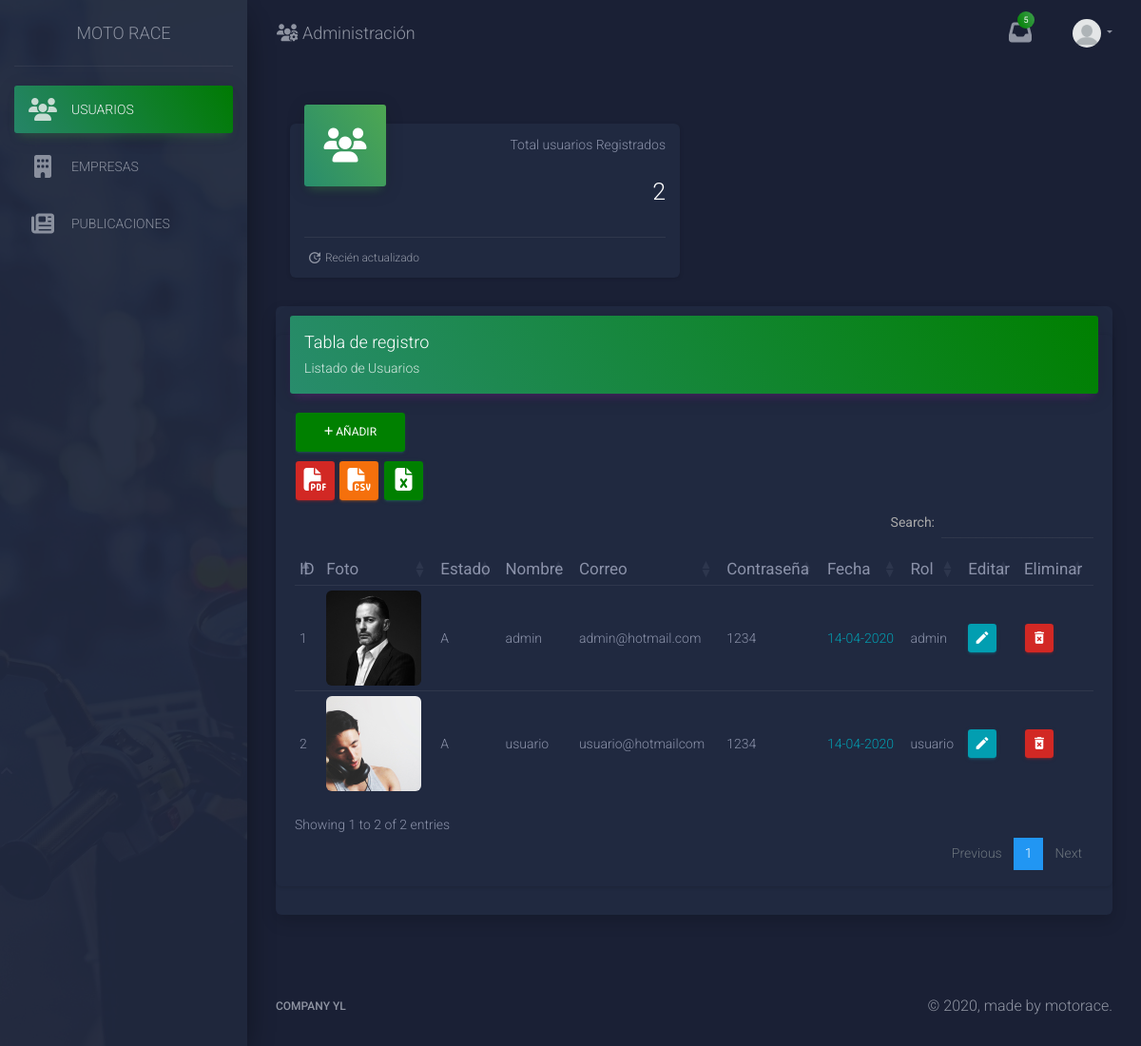
The app's page /admin.php with its own data.
### tables this page shows
CREATE TABLE `registro` (
  `id_registro` int(11) NOT NULL,
  `id_ciudades` int(11) NOT NULL,
  `email` varchar(255) NOT NULL,
  `contraseña` varchar(255) NOT NULL,
  `nombre` varchar(125) NOT NULL,
  `apellido` varchar(125) NOT NULL,
  `telefono` varchar(20) NOT NULL,
  `descripcion` text NOT NULL,
  `direccion` text NOT NULL,
  `rolusuario` varchar(20) NOT NULL,
  `imagen` varchar(50) NOT NULL,
  `estado` varchar(15) NOT NULL,
  `fecha_actual` date NOT NULL
);

### admin.php (the view, shortened to what this page needs)
<?php
include('docs/getprovincias.php');
?>
<!doctype html>
<html lang="en">
<head>
  <link rel="stylesheet" href="https://stackpath.bootstrapcdn.com/bootstrap/4.4.1/css/bootstrap.min.css">
  <link rel="stylesheet" href="https://maxcdn.bootstrapcdn.com/font-awesome/latest/css/font-awesome.min.css">
  <link href="assets/css/material-dashboard.css?v=2.1.0" rel="stylesheet" />
<link rel="stylesheet" href="https://cdn.datatables.net/1.10.20/css/dataTables.bootstrap4.min.css" >
</head>
<body class="dark-edition">
  <div class="wrapper ">
    <div class="sidebar" data-color="green" data-background-color="black" data-image="./assets/img/scooter1.jpg">
      <div class="logo">
        <a href="Inicio.php" class="simple-text logo-normal">
          Moto Race
        </a>
      </div>
      <div class="sidebar-wrapper">
        <ul class="nav">
          <li class="nav-item active">
            <a class="nav-link" href="admin.php">
              <i class="fas fa-users"></i>
              <p>USUARIOS</p>
            </a>
          </li>
          <li>
            <a class="nav-link" href="admin_emp.php">
            <i class="fas fa-building"></i>
              <p>EMPRESAS</p>
            </a>
          </li>
          <li>
            <a class="nav-link" href="admin-Pub.php">
              <i class="fas fa-newspaper"></i>
              <p>PUBLICACIONES</p>
            </a>
          </li>
        </ul>
      </div>
    </div>
    <div class="main-panel">
      <nav class="navbar navbar-expand-lg navbar-transparent navbar-absolute fixed-top ">
        <div class="container-fluid">
          <div class="navbar-wrapper">
          <a  class="navbar-brand" href="adm.html">
            <i class="fas fa-users-cog"></i> Administración
          </a>
          </div>
         <div class="collapse navbar-collapse justify-content-end">
          <ul class="navbar-nav">
            <li class="nav-item">
             <a class="nav-link" href="javascript:void(0)">
              <i class="fas fa-inbox fa-2x"></i>
               <span class="notification">5</span>
             </a>
           </li>
           <li class="nav-item dropdown no-arrow">
            <a class="nav-link dropdown-toggle" href="javscript:void(0)" id="navbarDropdownMenuLink1" data-toggle="dropdown" aria-haspopup="true" aria-expanded="false">
                <img class="img-profile rounded-circle" width="30px" src="assets/img/faces/User1.png">
              </a>
          </li>
        </ul>
        </div>
      </div>
    </nav>
      <div class="content">
        <div class="container-fluid">
<div class="col-md-6 col-sm-6">
      <div class="card card-stats">
          <div class="card-header card-header-success card-header-icon">
            <div class="card-icon">
            <i class="fas fa-users"></i>
            </div>
            <p class="card-category">Total usuarios Registrados</p>
            <h3 class="card-title">
              <?php
              $query = "SELECT id_registro FROM registro ORDER BY id_registro";
              $query_run = mysqli_query($connection, $query);
              $row = mysqli_num_rows($query_run);
              echo '<h3>' .$row. '</h3>';
              ?>
            </h3>
          </div>
          <div class="card-footer">
              <div class="stats">
              <i class="material-icons">update</i> Recién actualizado
              </div>
          </div>
      </div>
  </div>
            <div class="card shadow mb-4">
              <div class="card">
                <div class="card-header card-header-primary">
                  <h4 class="card-title ">Tabla de registro</h4>
                  <p class="card-category">Listado de Usuarios</p>
                </div>
                <div class="card-body">
                  <div class="row">
                    <div class="col col-xs-2 well text-left">
                       <a class="btn btn-success " data-toggle="modal" data-target="#exampleModal" data-original-title="" title="Añadir">
                       <i class="fas fa-plus fa-sm"></i> Añadir
                       </a>
                    </div>
                  </div>
                  <div class="table-responsive">
                  <?php
                      $query = "SELECT * FROM registro";
                      $query_run = mysqli_query($connection, $query);
                  ?>
                    <table id="dtBasicExample" class="table table-hover ">
                      <thead>
                        <tr>
                          <th><strong>ID</strong></th>
                          <th><strong>Foto</strong></th>
                          <th><strong>Estado</strong></th>
                          <th><strong>Nombre</strong></a></th>
                          <th><strong>Correo</strong></i></a></th>
                          <th><strong>Contraseña</strong></th>
                          <th><strong>Fecha</strong></i></a></th>
                          <th><strong>Rol</strong></th>
                          <th><strong>Editar</strong></th>
                          <th><strong>Eliminar</strong></th>
                        </tr>
                    </thead>
                      <tbody>
                      <?PHP
                      if(mysqli_num_rows($query_run)> 0)
                      {
                        while($row = mysqli_fetch_assoc($query_run))
                        {
                          ?>
                        <tr>
                          <td><?php echo $row['id_registro']; ?></td>
                          <td>
                          <?php echo'
                            <div class="card-avatar">
                              <a href="#">
                                <img class="rounded float-left" src="Subidas/'.$row['imagen'].'" width="100px;" alt="Problema al cargar imagen">
                              </a>
                            </div>   '?>
                          </td>
                          <td><?php echo $row['estado']; ?></td>
                          <td><?php echo $row['nombre']; ?></td>
                          <td><?php echo $row['email']; ?></td>
                          <td><?php echo $row['contraseña']; ?></td>
                          <td class="text-info"><?php echo date('d-m-Y', strtotime($row['fecha_actual'])); ?></td>
                          <td><?php echo $row['rolusuario']; ?></td>
                          <td class="td-actions text-left">
                          <form action="edit_registro.php" method="post">
                          <button type="submit" name="edit_btn" class="btn btn-info btn-just-icon btn-sm" title="Editar">
                              <i class="material-icons">edit</i>
                          </button>
                            </form>
                          </td>
                            <td>
                              <button type="button" class="btn btn-danger btn-just-icon btn-sm   deletebtn" title="Eliminar">
                                <i class="material-icons">delete_forever</i></button>
                          </td>
                        </tr>
                        <?php
                        }
                      }
                      else{
                        echo "No Record Found";
                      }
                      ?>
                      </tbody>
                    </table>
                  </div>
                </div>
              </div>
            </div>
  </div>
</div>
      <footer class="footer">
        <div class="container-fluid">
          <nav class="float-left">
            <ul>
              <li>
                <a href="#">
                  Company YL
                </a>
              </li>
            </ul>
          </nav>
          <div class="copyright float-right">
            &copy;
              , made by motorace.
          </div>
        </div>
      </footer>
    </div>
  </div>
  <a class="scroll-to-top rounded" href="#page-top">
    </a>
</body>
</html>

### records on screen
registro: id_registro "1", imagen (picture), estado "A", nombre "admin", email "admin@hotmail.com", contraseña "1234", fecha_actual "14-04-2020", rolusuario "admin"
registro: id_registro "2", imagen (placeholder picture), estado "A", nombre "usuario", email "usuario@hotmailcom", contraseña "1234", fecha_actual "14-04-2020", rolusuario "usuario"

### other values on screen
$row "2"
